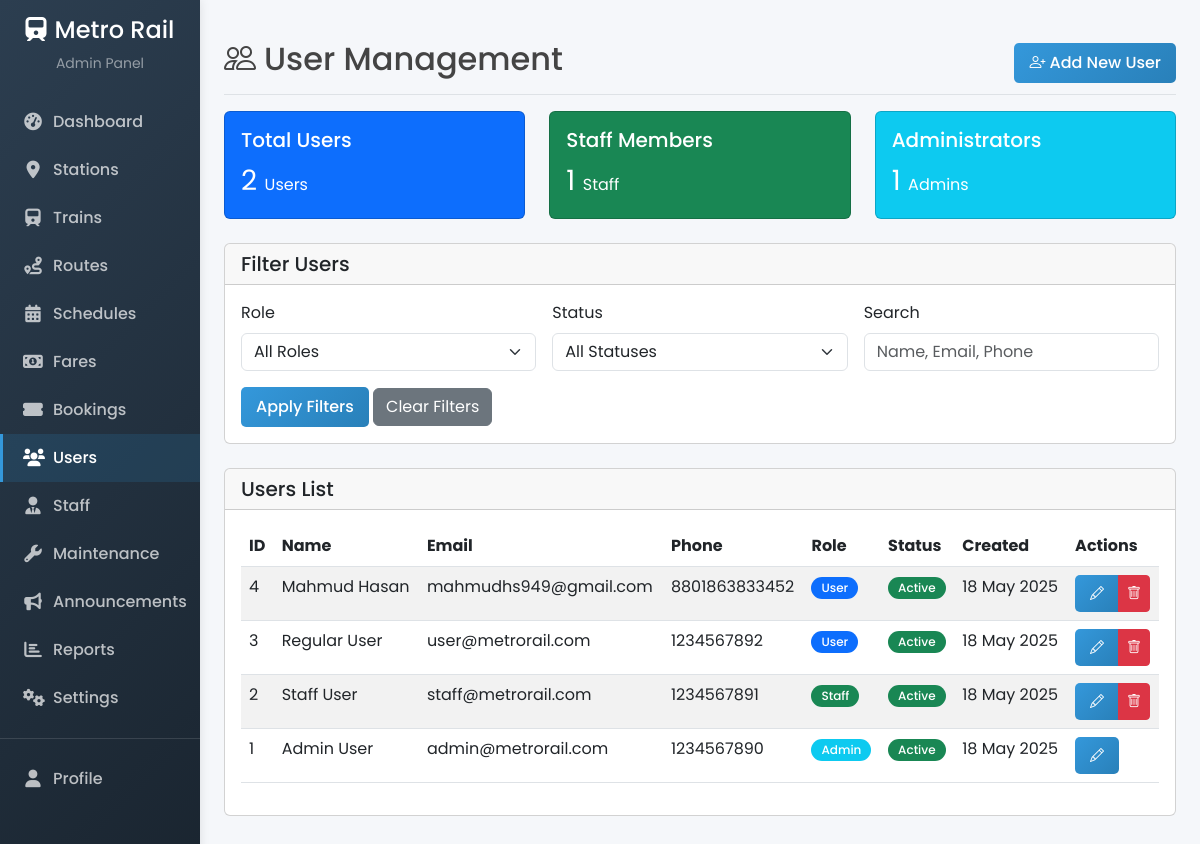
The page /admin/users.php (signed in) on the database its author committed.
### tables this page shows
CREATE TABLE `users` (
  `id` int(11) NOT NULL,
  `name` varchar(100) NOT NULL,
  `email` varchar(100) NOT NULL,
  `phone` varchar(20) NOT NULL,
  `password` varchar(255) NOT NULL,
  `role` enum('admin','staff','user') NOT NULL DEFAULT 'user',
  `status` enum('active','inactive','blocked') NOT NULL DEFAULT 'active',
  `created_at` datetime NOT NULL,
  `updated_at` datetime DEFAULT NULL
);

### includes/db.php (called while the page is built, shortened)
<?php
try {
    $conn = new mysqli(DB_HOST, DB_USER, DB_PASS, DB_NAME);
} catch (mysqli_sql_exception $e) {
    if (DEBUG_MODE) {
        die('Database Connection Failed: ' . $e->getMessage());
    } else {
        die('Database Connection Failed. Please try again later.');
    }
}
$conn->set_charset('utf8');
function executeQuery($sql, $params = []) {
    global $conn;
    $stmt = $conn->prepare($sql);
    if ($stmt === false) {
        return false;
    }    if (!empty($params)) {
        $types = '';
        $bindParams = [];
        foreach ($params as $param) {
            if (is_int($param)) {
                $types .= 'i';
            } elseif (is_float($param)) {
                $types .= 'd';
            } elseif (is_string($param)) {
                $types .= 's';
            } else {
                $types .= 'b';
            }
            $bindParams[] = $param;
        }
        $bindParamsRef = [];
        $bindParamsRef[0] = $types;
        for ($i = 0; $i < count($bindParams); $i++) {
            $bindParamsRef[$i+1] = &$bindParams[$i];
        }
        call_user_func_array([$stmt, 'bind_param'], $bindParamsRef);
    }
    $stmt->execute();
    $result = $stmt->get_result();
    return $result;
}
function fetchRow($sql, $params = []) {
    $result = executeQuery($sql, $params);
    if ($result && $result->num_rows > 0) {
        return $result->fetch_assoc();
    }
    return null;
}
function fetchRows($sql, $params = []) {
    $result = executeQuery($sql, $params);
    $rows = [];
    if ($result && $result->num_rows > 0) {
        while ($row = $result->fetch_assoc()) {
            $rows[] = $row;
        }
    }
    return $rows;
}

### admin/users.php (the view, shortened to what this page needs)
<?php
require_once '../includes/db.php';
$userId = $_SESSION['user_id'];
$admin = fetchRow("SELECT * FROM users WHERE id = ?", [$userId]);
$searchTerm = isset($_GET['search']) ? sanitizeInput($_GET['search']) : '';
$query = "SELECT * FROM users WHERE 1=1";
$params = [];
$query .= " ORDER BY id DESC";
$users = fetchRows($query, $params);
$totalUsers = fetchRow("SELECT COUNT(*) as count FROM users WHERE role = 'user'")['count'];
$totalStaff = fetchRow("SELECT COUNT(*) as count FROM users WHERE role = 'staff'")['count'];
$totalAdmins = fetchRow("SELECT COUNT(*) as count FROM users WHERE role = 'admin'")['count'];
?>
<!DOCTYPE html>
<html lang="en">
<head>
    <link rel="stylesheet" href="https://cdn.jsdelivr.net/npm/bootstrap@5.3.0/dist/css/bootstrap.min.css">
    <link rel="stylesheet" href="https://cdn.jsdelivr.net/npm/bootstrap-icons@1.11.1/font/bootstrap-icons.css">
    <link rel="stylesheet" href="https://cdnjs.cloudflare.com/ajax/libs/font-awesome/6.0.0-beta3/css/all.min.css">
    <link rel="stylesheet" href="<?= APP_URL ?>/css/admin.css">
</head>
<body>    <div class="container-fluid">
        <div class="row">
            <?php include '../includes/admin_sidebar.php'; ?>
            <div class="col-md-9 ms-sm-auto col-lg-10 px-md-4 py-4 main-content">
                <div class="d-flex justify-content-between flex-wrap flex-md-nowrap align-items-center pt-3 pb-2 mb-3 border-bottom">
                    <h1 class="h2"><i class="bi bi-people me-2"></i>User Management</h1>
                    <div class="btn-toolbar mb-2 mb-md-0">
                        <button type="button" class="btn btn-primary" data-bs-toggle="modal" data-bs-target="#addUserModal">
                            <i class="bi bi-person-plus"></i> Add New User
                        </button>
                    </div>
                </div>
                <div class="row mb-4">
                    <div class="col-md-4">
                        <div class="card text-white bg-primary">
                            <div class="card-body">
                                <h5 class="card-title">Total Users</h5>
                                <p class="card-text fs-3"><?= $totalUsers ?> <small class="fs-6">Users</small></p>
                            </div>
                        </div>
                    </div>
                    <div class="col-md-4">
                        <div class="card text-white bg-success">
                            <div class="card-body">
                                <h5 class="card-title">Staff Members</h5>
                                <p class="card-text fs-3"><?= $totalStaff ?> <small class="fs-6">Staff</small></p>
                            </div>
                        </div>
                    </div>
                    <div class="col-md-4">
                        <div class="card text-white bg-info">
                            <div class="card-body">
                                <h5 class="card-title">Administrators</h5>
                                <p class="card-text fs-3"><?= $totalAdmins ?> <small class="fs-6">Admins</small></p>
                            </div>
                        </div>
                    </div>
                </div>
                <div class="card mb-4">
                    <div class="card-header">
                        <h5 class="card-title mb-0">Filter Users</h5>
                    </div>
                    <div class="card-body">
                        <form action="" method="get" class="row g-3">
                            <div class="col-md-4">
                                <label for="role" class="form-label">Role</label>
                                <select name="role" id="role" class="form-select">
                                    <option value="">All Roles</option>
                                </select>
                            </div>
                            <div class="col-md-4">
                                <label for="status" class="form-label">Status</label>
                                <select name="status" id="status" class="form-select">
                                    <option value="">All Statuses</option>
                                </select>
                            </div>
                            <div class="col-md-4">
                                <label for="search" class="form-label">Search</label>
                                <input type="text" class="form-control" id="search" name="search" placeholder="Name, Email, Phone" value="<?= htmlspecialchars($searchTerm) ?>">
                            </div>
                            <div class="col-12">
                                <button type="submit" class="btn btn-primary">Apply Filters</button>
                                <a href="<?= APP_URL ?>/admin/users.php" class="btn btn-secondary">Clear Filters</a>
                            </div>
                        </form>
                    </div>
                </div>
                <div class="card mb-4">
                    <div class="card-header">
                        <h5 class="card-title mb-0">Users List</h5>
                    </div>
                    <div class="card-body">
                        <div class="table-responsive">
                            <table class="table table-striped table-hover">
                                <thead>
                                    <tr>
                                        <th>ID</th>
                                        <th>Name</th>
                                        <th>Email</th>
                                        <th>Phone</th>
                                        <th>Role</th>
                                        <th>Status</th>
                                        <th>Created</th>
                                        <th>Actions</th>
                                    </tr>
                                </thead>
                                <tbody>
                                    <?php if (empty($users)): ?>
                                        <tr>
                                            <td colspan="8" class="text-center">No users found.</td>
                                        </tr>
                                    <?php else: ?>
                                        <?php foreach ($users as $user): ?>
                                            <tr>
                                                <td><?= $user['id'] ?></td>
                                                <td><?= htmlspecialchars($user['name']) ?></td>
                                                <td><?= htmlspecialchars($user['email']) ?></td>
                                                <td><?= htmlspecialchars($user['phone']) ?></td>
                                                <td>
                                                    <span class="badge bg-<?=
                                                        $user['role'] === 'admin' ? 'info' :
                                                        ($user['role'] === 'staff' ? 'success' : 'primary')
                                                    ?>">
                                                        <?= ucfirst($user['role']) ?>
                                                    </span>
                                                </td>
                                                <td>
                                                    <span class="badge bg-<?=
                                                        $user['status'] === 'active' ? 'success' :
                                                        ($user['status'] === 'inactive' ? 'warning' : 'danger')
                                                    ?>">
                                                        <?= ucfirst($user['status']) ?>
                                                    </span>
                                                </td>
                                                <td><?= date('d M Y', strtotime($user['created_at'])) ?></td>
                                                <td>
                                                    <div class="btn-group" role="group">
                                                        <a href="<?= APP_URL ?>/admin/users.php?action=edit&id=<?= $user['id'] ?>" class="btn btn-sm btn-primary">
                                                            <i class="bi bi-pencil"></i>
                                                        </a>
                                                        <?php if ($user['id'] !== $userId): ?>
                                                            <button type="button" class="btn btn-sm btn-danger delete-user" data-user-id="<?= $user['id'] ?>" data-user-name="<?= htmlspecialchars($user['name']) ?>">
                                                                <i class="bi bi-trash"></i>
                                                            </button>
                                                        <?php endif; ?>
                                                    </div>
                                                </td>
                                            </tr>
                                        <?php endforeach; ?>
                                    <?php endif; ?>
                                </tbody>
                            </table>
                        </div>
                    </div>
                </div>
            </div>
        </div>
    </div>
</body>
</html>

### css/admin.css (style rules this page uses)
:root { --admin-primary: #3498db; --admin-secondary: #2c3e50; --admin-success: #2ecc71; --admin-danger: #e74c3c; --admin-warning: #f39c12; --admin-info: #3498db; --admin-light: #ecf0f1; --admin-dark: #2c3e50; --admin-sidebar-width: 250px; }
body { font-family: 'Poppins', sans-serif; background-color: #f5f7fa; color: #444; }
.main-content { margin-left: var(--admin-sidebar-width); padding: 20px; transition: all 0.3s; }
.btn-primary { background: linear-gradient(135deg, var(--admin-primary) 0%, #2980b9 100%); border: none; padding: 8px 15px; border-radius: 5px; font-weight: 500; }
.badge { padding: 5px 10px; font-weight: 500; border-radius: 30px; }

### rows shown on the page
users: id "4", name "Mahmud Hasan", email "mahmudhs949@gmail.com", phone "8801863833452", role "User", status "Active", created_at "18 May 2025"
users: id "3", name "Regular User", email "user@metrorail.com", phone "1234567892", role "User", status "Active", created_at "18 May 2025"
users: id "2", name "Staff User", email "staff@metrorail.com", phone "1234567891", role "Staff", status "Active", created_at "18 May 2025"
users: id "1", name "Admin User", email "admin@metrorail.com", phone "1234567890", role "Admin", status "Active", created_at "18 May 2025"

### other values the page prints
$totalUsers "2"
$totalStaff "1"
$totalAdmins "1"
